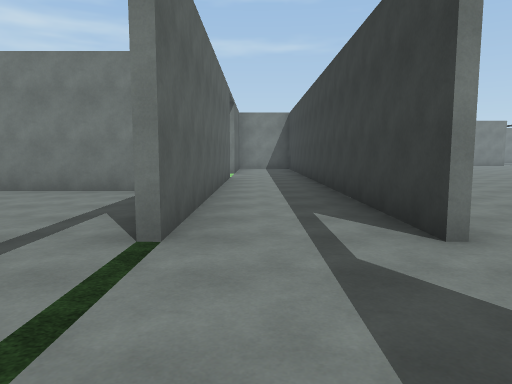
[1] (above)

23 first-person views from a walk through a scene from a Unity 3-D project. The camera is 1.5 m above the floor, tilts 6° down and sees 70° across. The floor is counted in squares, 2.4 m on a side. Each view is taken from the middle of a square. On the plan, view 1 faces up. The plan holds only what a view shows up to about 10 squares ahead; the rest is blank. The place goes on beyond the plan. The player character is not drawn. Some animated figures are not drawn. Surface patterns are stand-ins for the level's own textures.

[2]
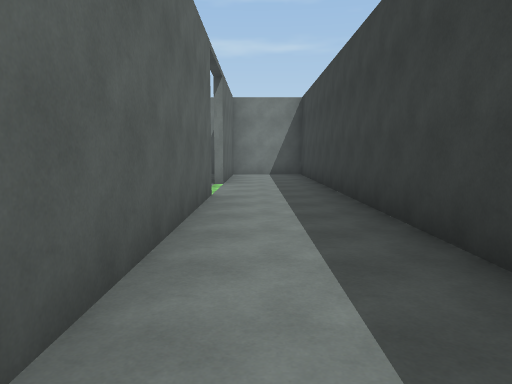

[3]
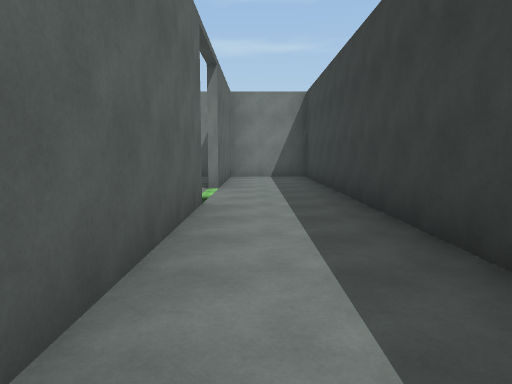

[4]
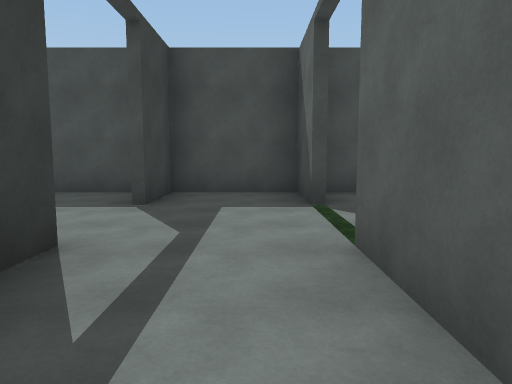

[5]
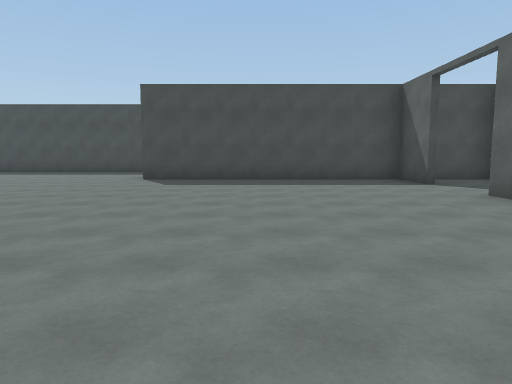

[6]
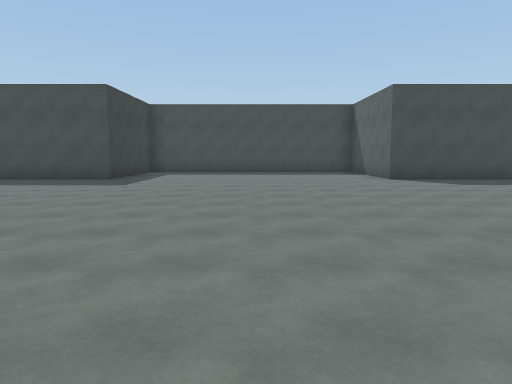

[7]
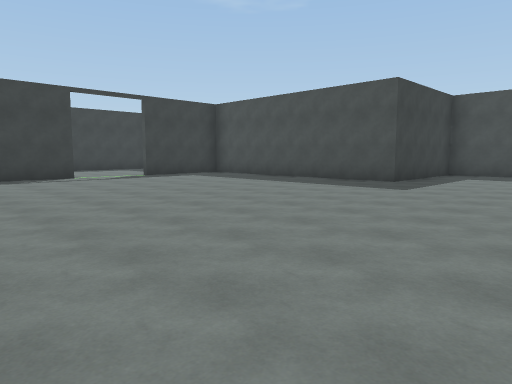

[8]
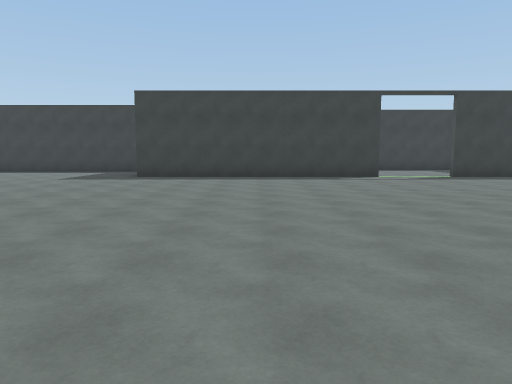

[9]
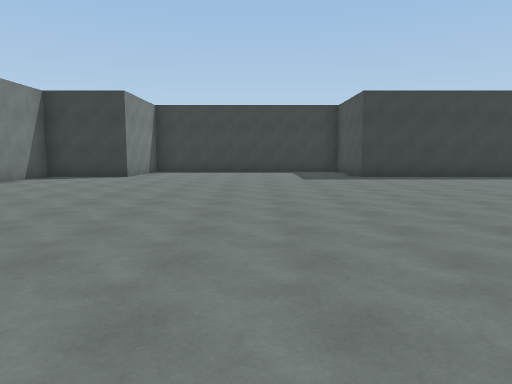

[10]
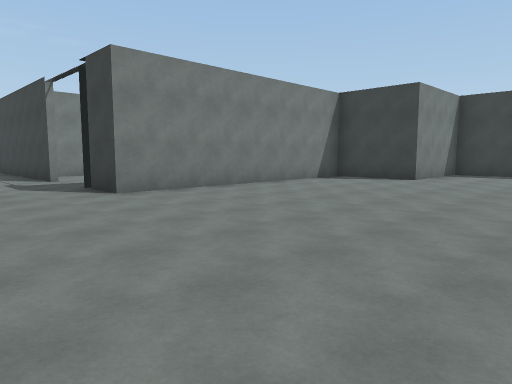

[11]
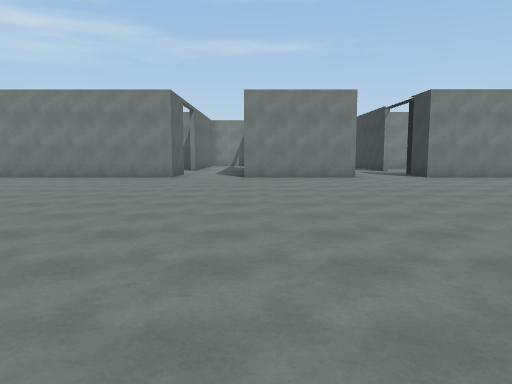

[12]
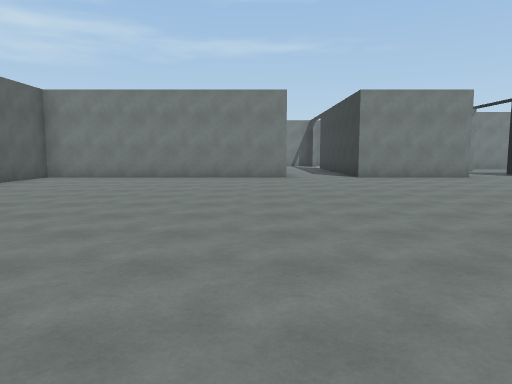

[13]
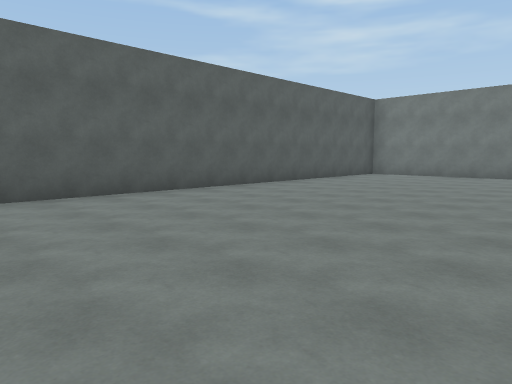

[14]
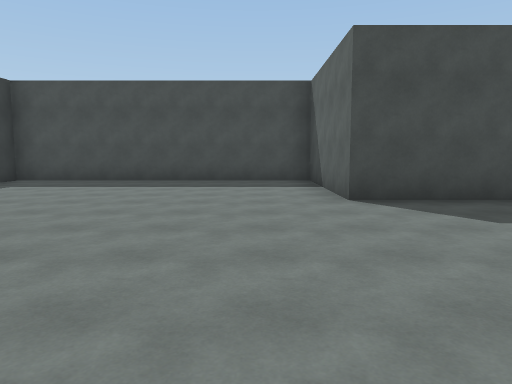

[15]
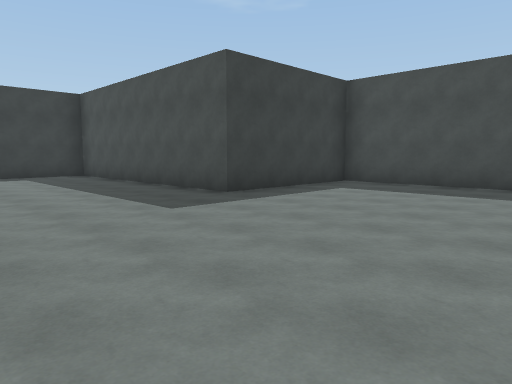

[16]
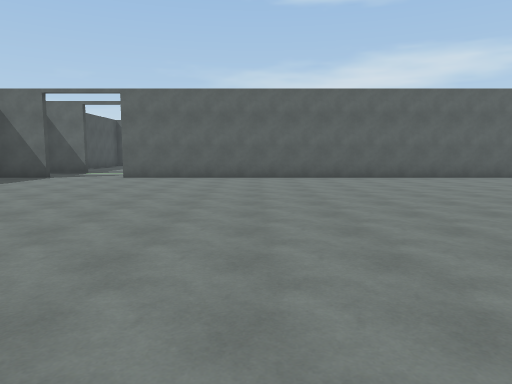

[17]
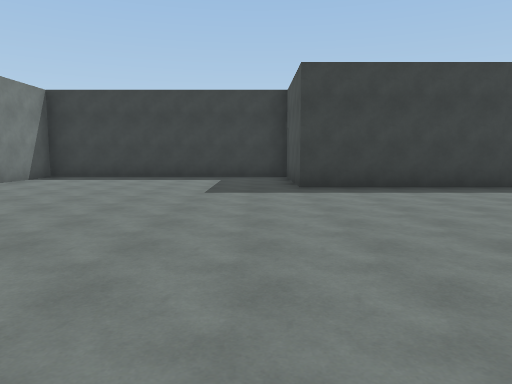

[18]
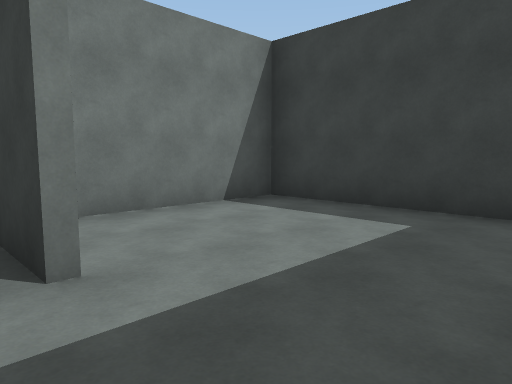

[19]
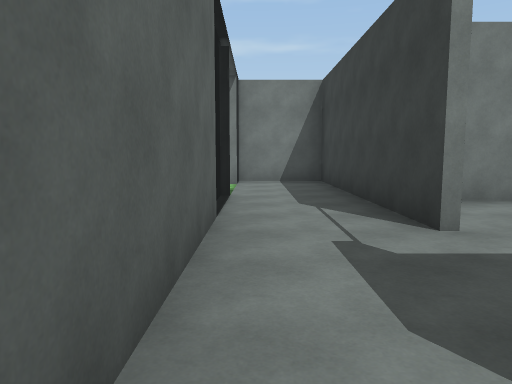

[20]
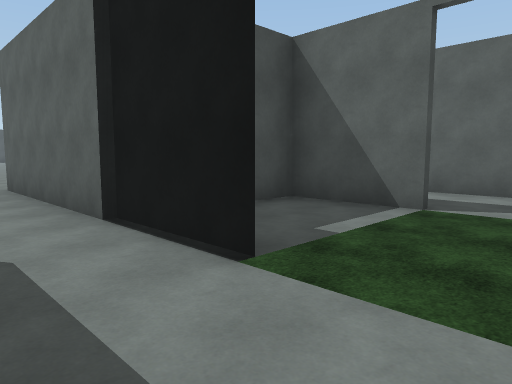

[21]
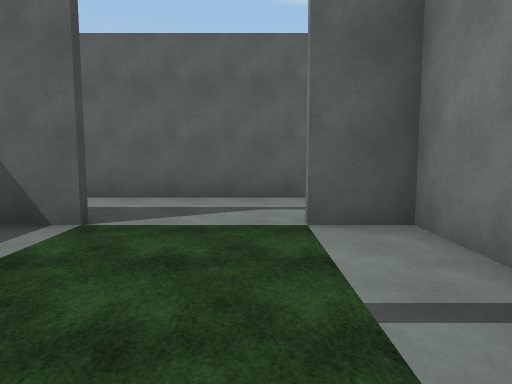

[22]
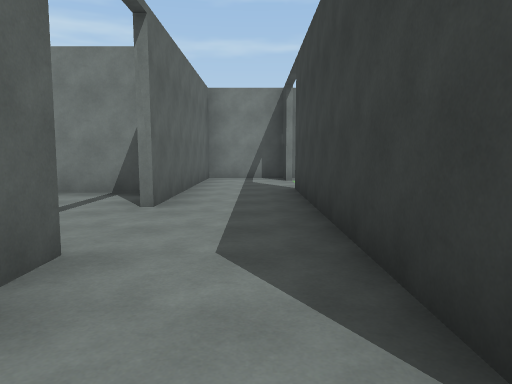

[23]
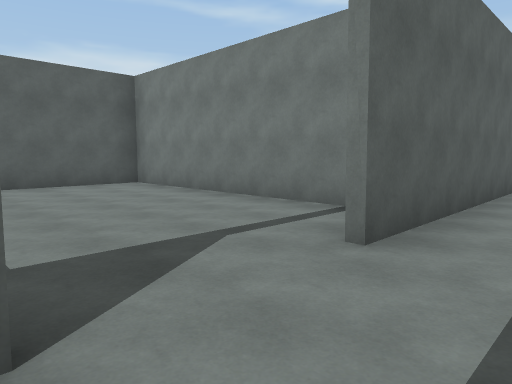

### Floor plan
Points are (right, up) in squares from view 1. A wall is a line through its corners. A room is listed if a view was taken in it or the views show most of it. See-through windows are left out.
Room 1 (views 1, 2, 3, 4)
walls: (-0.7, 9.6) (-0.7, 2.5); (1.4, 2.5) (1.4, 14.9) (-0.7, 14.9) (-0.7, 11.5); (-0.7, 0.6) (-0.7, -0.9) (1.4, -0.9) (1.4, 0.6)
ways out: opening at (1, 1.5) to room 2; opening at (-1, 1.5); opening at (-1, 10.5)
Room 2 (views 5, 6, 7, 8, 9, 10, 11, 12, 13, 14, 15, 16, 17, 22)
walls: (20.8, 3.6) (20.8, 10.2) (23.7, 10.2) (23.7, 16.4) (20.8, 16.4) (20.8, 18.6) (14.5, 18.6); (12.6, 18.6) (9.7, 18.6); (7.8, 18.6) (1.5, 18.6) (1.5, 2.5); (20.8, -0.5) (20.8, 1.8); (1.5, 0.6) (1.5, -0.9) (7.8, -0.9) (7.8, -4.5) (14.5, -4.5) (14.5, -0.9) (20.4, -0.9)
ways out: opening at (1, 1.5) to room 1; opening at (13.5, 19) to room 3; opening at (9, 19.5) to room 5; opening at (21, 2.5); gap at (21, 4)
Room 3 (views 18, 19)
walls: (14.5, 18.6) (14.5, 19.6); (12.6, 21.6) (12.6, 18.6); (18.1, 20.6) (18.1, 23.8) (15.1, 23.8)
ways out: opening at (13.5, 19) to room 2; opening at (13, 22) to room 4
Room 4 (views 20, 21)
walls: (9.8, 24.5) (9.8, 22.6) (10.6, 22.6); (12.6, 24.5) (12.6, 21.6); (9.7, 26.6) (9.7, 27.4); (9.7, 22.5) (9.7, 24.5); (14.5, 21.9) (14.5, 27.4) (7.8, 27.4) (7.8, 22.1)
ways out: opening at (13, 22) to room 3; opening at (9, 23.5) to room 5
Room 5 (view 23)
walls: (7.8, 20.2) (7.8, 18.6); (9.7, 18.6) (9.7, 22.5)
ways out: opening at (9, 19.5) to room 2; opening at (9, 23.5) to room 4; opening at (8, 21.5) to room 6
Room 6 (no view inside)
walls: (7.3, 23.8) (1.5, 23.8) (1.5, 21.2)
ways out: opening at (8, 21.5) to room 5

Positions as (right, up) in squares from view 1, and headings:
1: (0, 0), facing up
2: (0, 4), facing up
3: (0, 5), facing up
4: (0, 5), facing down
5: (5, 8), facing down
6: (11, 8), facing down
7: (11, 7), facing down-right
8: (11, 7), facing right
9: (11, 13), facing right
10: (12, 13), facing up-right
11: (10, 9), facing up
12: (7, 9), facing up
13: (7, 8), facing up-left
14: (9, 4), facing down
15: (10, 3), facing down-right
16: (11, 6), facing left
17: (14, 11), facing right
18: (14, 20), facing up-right
19: (13, 19), facing up
20: (14, 26), facing down-left
21: (13, 26), facing left
22: (9, 18), facing up
23: (9, 20), facing up-left
